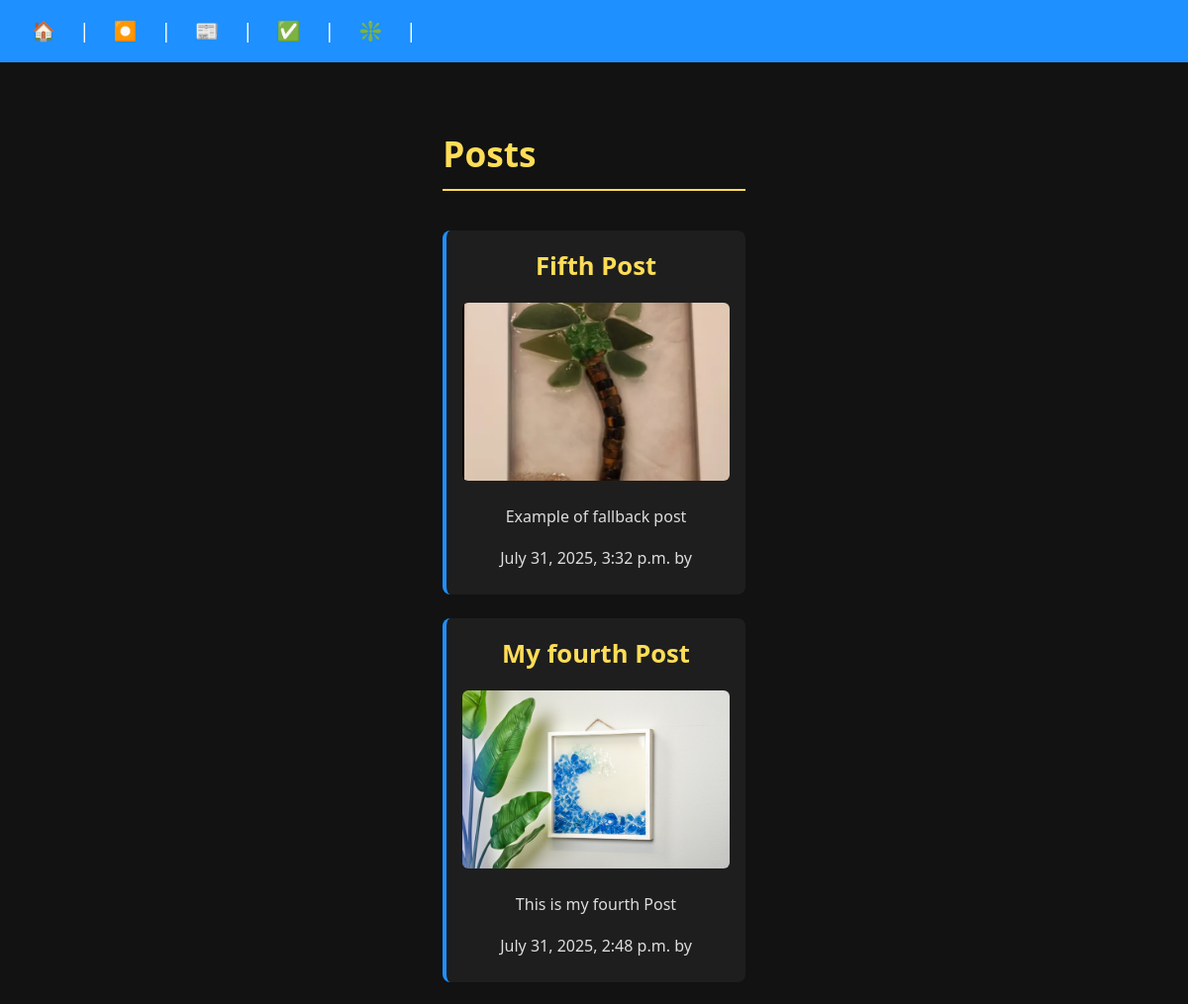
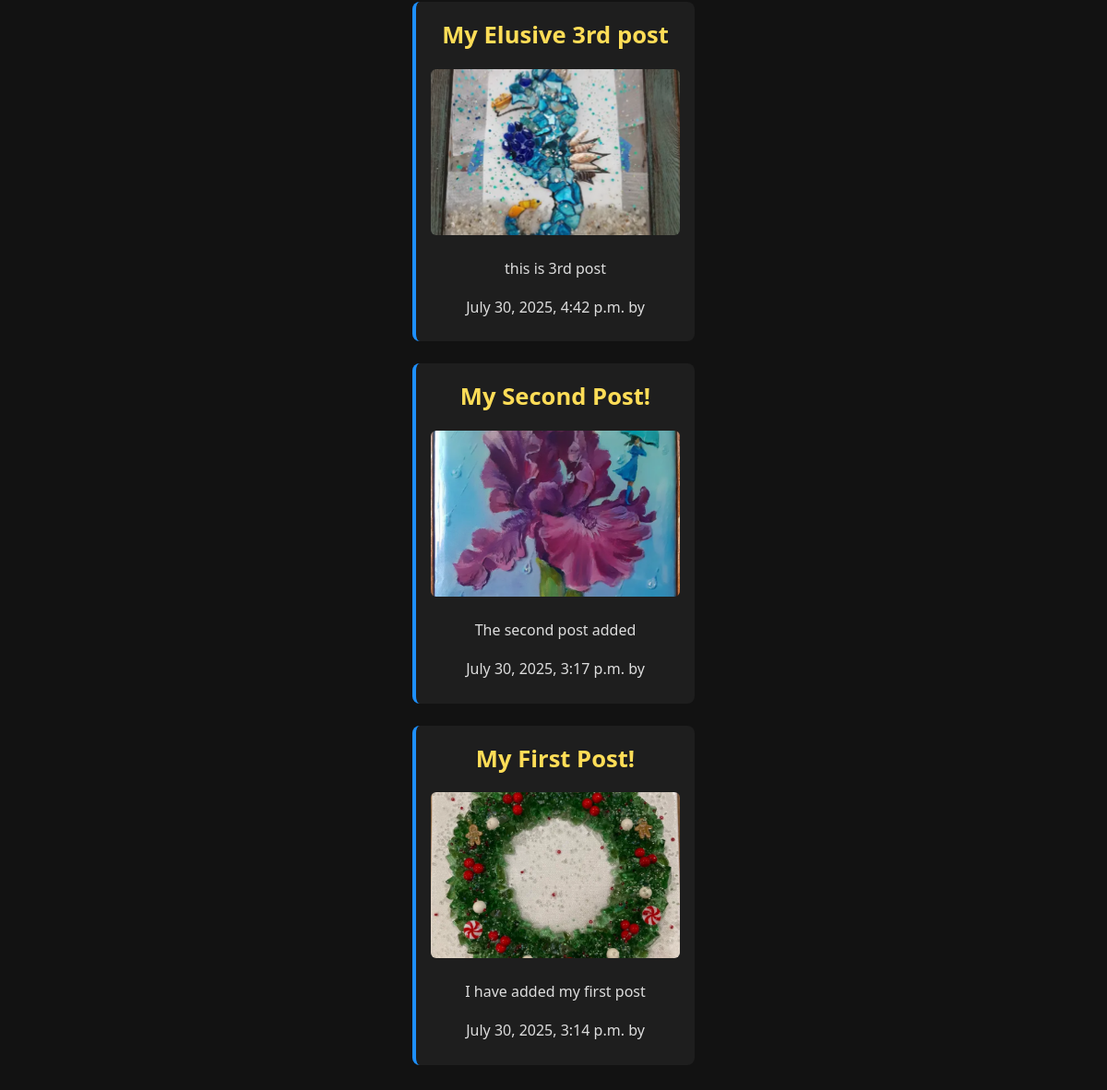
The page /posts/ on the database as committed earlier (2 pictures, top to bottom).
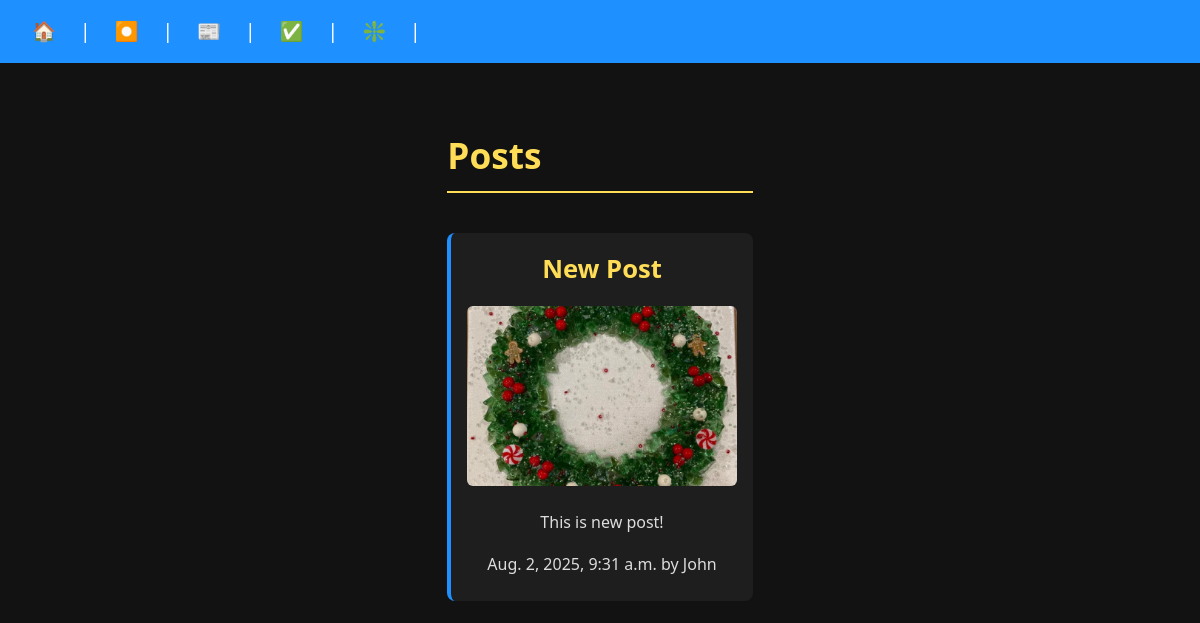
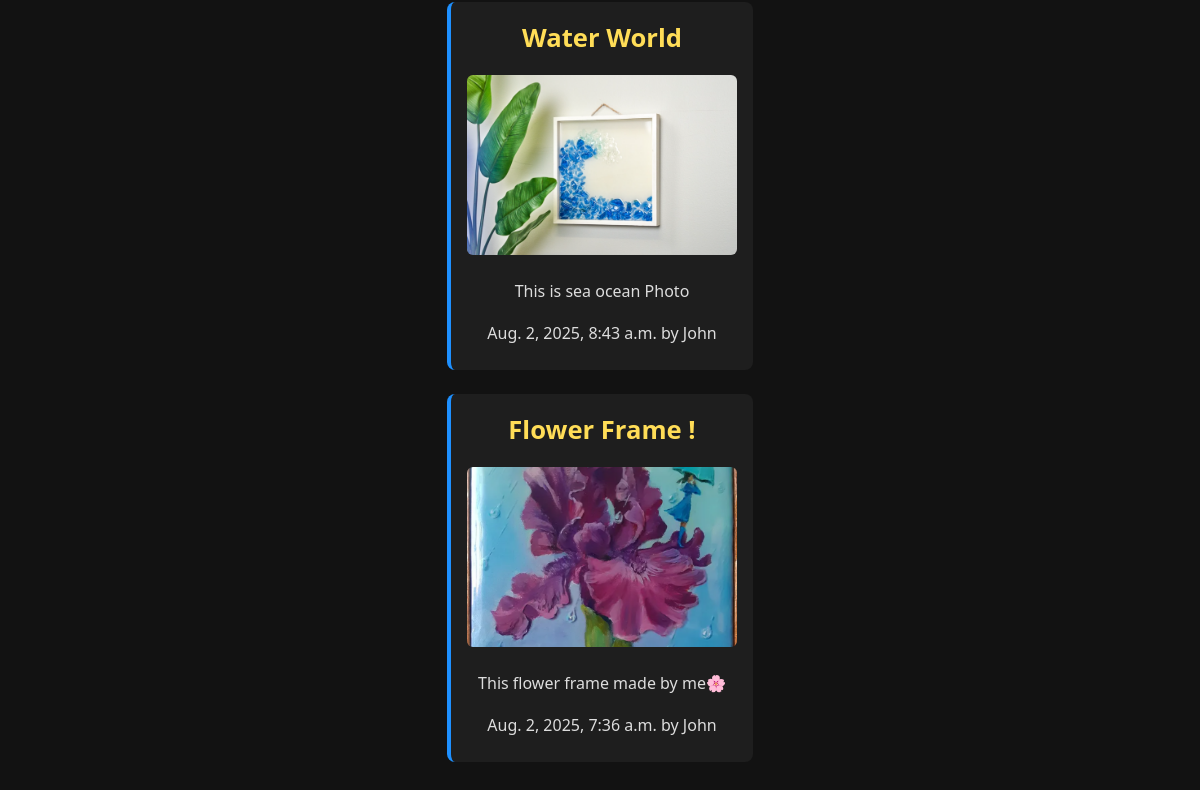
The same page on the database as committed later (2 pictures, top to bottom).
### post/models.py (models this page shows, shortened)
class Post(models.Model):
    title=models.CharField(max_length=200)
    body=models.TextField()
    slug=models.SlugField(unique=True,max_length=200)
    date=models.DateTimeField(auto_now_add=True)
    banner=models.ImageField(default='fallback.png',blank=True) # if no image provided it is ok it dont give error
    author=models.ForeignKey(User,on_delete=models.CASCADE,default=None)
    likes = models.ManyToManyField(User, related_name="liked_posts", blank=True)

### post/views.py (the view)
# urls.py: path('', views.posts_list, name='posts_list'),
def posts_list(request):
    posts=Post.objects.all().order_by('-date')
    return render(request,'posts/posts_list.html',{'posts':posts})

### post/templates/posts/posts_list.html (shortened to what this page needs)
{% extends 'djangoappone/layout.html' %}
{% load static %}
{% block content %}
<section>
    <h1>Posts</h1>
    {% for post in posts %}
        <article class="post">
            <h2>
                {% if user.is_authenticated %}
                    <a href="{% url 'post:posts_page' slug=post.slug %}">
                        {{ post.title }}
                    </a>
                {% else %}
                    {{ post.title }}
                {% endif %}
            </h2>
            <img class="banner" src="{{ post.banner.url }}" alt="{{ post.title }}">
            <p>{{ post.body }}</p>
            <p>{{ post.date }} by {{ post.author }}</p>
        </article>
    {% endfor %}
</section>
{% endblock content %}

### djangoappone/templates/djangoappone/layout.html (shortened to what this page needs)
{% load static %}
<!DOCTYPE html>
<html lang="en">
<head>
    <link rel="stylesheet" href="{% static 'css/style.css' %}">
</head>
<body>
    <nav>
        <a href="/">
            <span role="img" aira-label="Home" title="Home"> 🏠</span>
        </a> |
        <a href="/about">
            <span role="img" aira-label="About"> ⏺️</span>
        </a> |
        <a href="{% url 'post:posts_list' %}">
            <span role="img" aira-label="Posts"> 📰</span>
        </a> |
        {% if user.is_authenticated %}
            <a href="{% url 'post:post_new' %}">
                <span role="img" aira-label="New Post">➕</span>
            </a> |
            <form action="{% url 'usersignin:logout' %}" method="post">
                {% csrf_token %}
                <button class="logout-button" aria-label="User Logout" title="User Logout">🔒</button>
            </form>|
        {% else %}
            <a href="{% url 'usersignin:register' %}">
                 <span role="img" aira-label="User Registration">✅</span>
            </a> |
            <a href="{% url 'usersignin:login' %}">
                 <span role="img" aira-label="User Login">❇️</span>
            </a> |
        {% endif %}
    </nav>
    <main>
        {% block content %}
        {% endblock content %}
    </main>
</body>
</html>

### djangoappone/static/css/style.css (style rules this page uses)
* { margin: 0; padding: 0; box-sizing: border-box; }
body { background-color: #121212; font-family: "Segoe UI", Roboto, Arial, sans-serif; font-size: 1rem; color: #f1f1f1; line-height: 1.6; display: flex; flex-direction: column; min-height: 100vh; }
nav { background-color: #1e90ff; color: white; padding: 1rem 2rem; font-size: 1.2rem; display: flex; justify-content: flex-start; align-items: center; gap: 1.5rem; }
nav a { text-decoration: none; color: white; transition: color 0.3s ease; }
main { flex-grow: 1; padding: 2rem; max-width: 900px; margin: 0 auto; }
h1, h2 { color: #ffdd57; margin-bottom: 1rem; }
h1 { font-size: 2.2rem; border-bottom: 2px solid #ffdd57; padding-bottom: 0.5rem; }
h2 { font-size: 1.6rem; }
section { margin-top: 2rem; display: grid; grid-template-columns: repeat(auto-fill, minmax(250px, 1fr)); gap: 1.5rem; }
.post { background: #1e1e1e; padding: 1rem; border-left: 4px solid #1e90ff; border-radius: 8px; transition: transform 0.2s ease, background 0.3s ease; display: flex; flex-direction: column; align-items: center; text-align: center; }
.banner { width: 100%; height: 180px; object-fit: cover; border-radius: 6px; margin-bottom: 1rem; }
.post p { margin: 0.5rem 0; color: #ddd; }

Rows that differ between the two databases and show on the page:
removed Post: title "Fifth Post", banner (picture), body "Example of fallback post", date "July 31, 2025, 3:32 p.m."
removed Post: title "My fourth Post", banner (picture), body "This is my fourth Post", date "July 31, 2025, 2:48 p.m."
removed Post: title "My Elusive 3rd post", banner (picture), body "this is 3rd post", date "July 30, 2025, 4:42 p.m."
removed Post: title "My Second Post!", banner (picture), body "The second post added", date "July 30, 2025, 3:17 p.m."
removed Post: title "My First Post!", banner (picture), body "I have added my first post", date "July 30, 2025, 3:14 p.m."
added Post: title "New Post", banner (picture), body "This is new post!", date "Aug. 2, 2025, 9:31 a.m.", author "John"
added Post: title "Water World", banner (picture), body "This is sea ocean Photo", date "Aug. 2, 2025, 8:43 a.m.", author "John"
added Post: title "Flower Frame !", banner (picture), body "This flower frame made by me🌸", date "Aug. 2, 2025, 7:36 a.m.", author "John"
